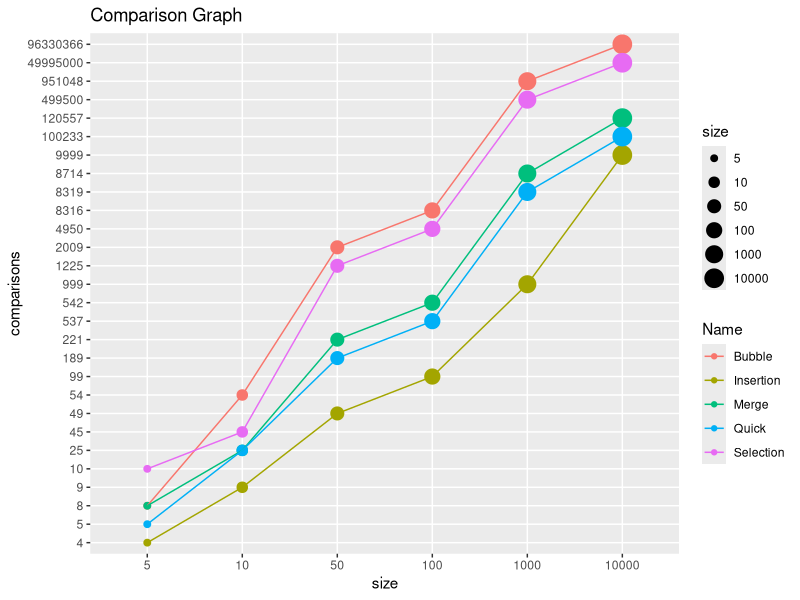
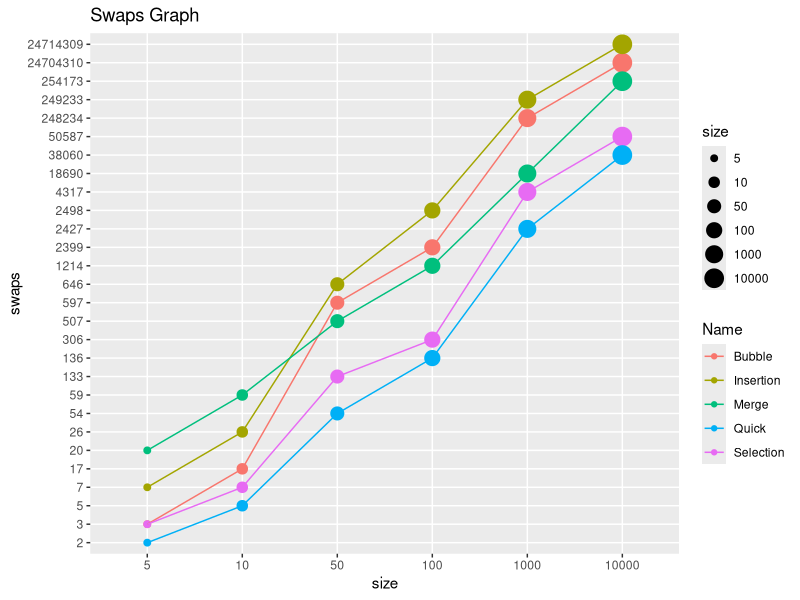

Here is the R script that generated these plots, in order:
library(ggplot2)
library(dplyr)

sort_data = read.csv('csv/sort_data.csv')

str(sort_data)

size_vector <- sort_data$Size
size_factor <- factor(size_vector)
size <- size_factor
comparison_vector_test <- sort_data$Comparison_1
comparison_factor_test <- factor(comparison_vector_test)
comparisons = factor(sort_data$Comparison_1)

swaps_vector_test <- sort_data$Swaps
swaps_factor_test <- factor(comparison_vector_test)
swaps = factor(sort_data$Swaps)


ggplot(sort_data, aes(x = size, y = comparisons, color = Name)) +
  geom_point(aes(size = size)) + 
  geom_line(aes(group = Name)) +
  ggtitle("Comparison Graph")

ggplot(sort_data, aes(x = size, y = swaps, color = Name)) +
  geom_point(aes(size = size)) + 
  geom_line(aes(group = Name)) +
  ggtitle("Swaps Graph")


  
  
